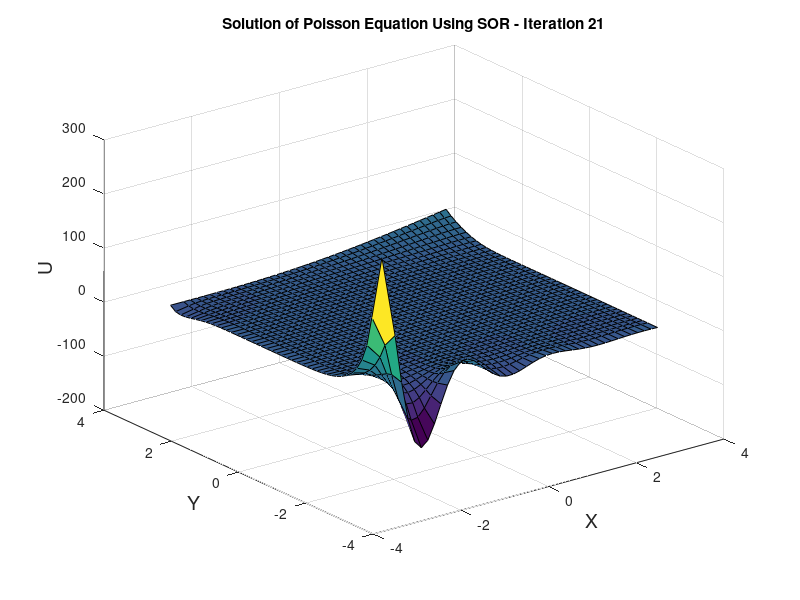

The MATLAB source for this figure:
% SOR
clear all,clc
Ax = -pi;
Bx = pi;
Ay = -pi;
By = pi;
N = 40; % Number of points; N+1 discretizations % ONLY WORKS FOR UP TO 4.
h = (Bx-Ax)/(N+2); % Since the discretization for x and y are equal, h is used.
w =  1.1;
x = zeros(1,(N+2));
y = zeros(1,(N+2));
x(1,1) = Ax;
y(1,1) = Ay;
for a = 2:(N+2)
    x(1,a) = Ax+(a*h); % Grid being made in the for loop.
    y(1,a) = Ay+(a*h);
end
counter = 1;
epsilon = 0.1;
Error = 10;
U = ones(N+2,N+2); % This is the initial guess matrix.
C = ones(N+2,N+2); % This is the matrix that will copy the previous time frame matrix 
for i = 1:(N+2)
        C(1,i) = cos(pi*(x(i)-Ax))*cosh(Bx-x(i));
        C((N+2),i) = (x(i)-Ax)^2*sin(pi*(x(i)-Ax)/(2*(Bx-Ax)));
end
while Error>epsilon
    for i = 2:(N+1)
       for j = 2:(N+1)
             F(i,j) = cos(pi/2.*(2.*((x(j)-Ax)/(Bx-Ax))+1)).*sin(pi.*((y(i)-Ay)/(By-Ay)));
              C(i,j) = 0.25*w*(C(i-1,j)+C(i,j-1)+U(i,j+1)+U(i+1,j)-(F(i,j)*h^2))+((1-w)*U(i,j));
       end
         F(i,1) = cos(pi/2.*(2.*((x(1)-Ax)/(Bx-Ax))+1)).*sin(pi.*((y(i))-Ay)/(By-Ay)); 
         C(i,1) = 0.25*w*(C(i-1,1)+C(i,2)+U(i,2)+U(i+1,1)-(F(i,1)*h^2))+((1-w)*U(i,j));
         F(i,N+2) = cos(pi/2.*(2.*((x(N+2)-Ax)/(Bx-Ax))+1)).*sin(pi.*((y(i))-Ay)/(By-Ay)); 
         C(i,(N+2)) = 0.25*w*(C(i-1,N+2)+C(i,N+1)+U(i,N+1)+U(i+1,N+2)-(h^2*F(i,N+2)))+((1-w)*U(i,j));
    end
Err =max(abs(C-U))./max(U);
Error = max(Err);
U = C;
counter = counter+1;
end
surf(x,y,C)
title(['Solution of Poisson Equation Using SOR - Iteration ',num2str(counter)]);
xlabel('X','Fontsize',14)
ylabel('Y','Fontsize',14)
zlabel('U','Fontsize',14)